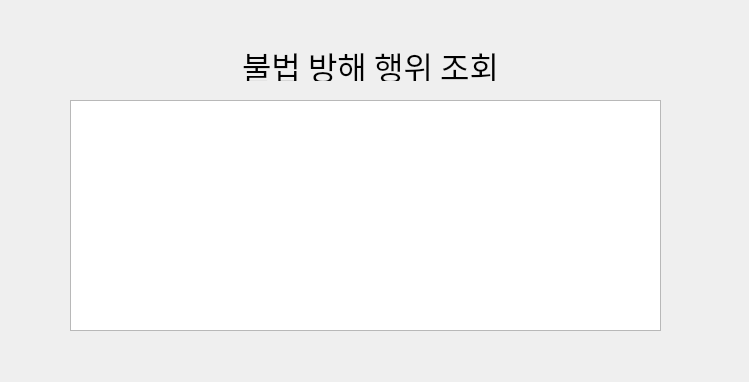
<?xml version="1.0" encoding="UTF-8"?>
<ui version="4.0">
 <class>Dialog</class>
 <widget class="QDialog" name="Dialog">
  <property name="geometry">
   <rect>
    <x>0</x>
    <y>0</y>
    <width>749</width>
    <height>382</height>
   </rect>
  </property>
  <property name="windowTitle">
   <string>Dialog</string>
  </property>
  <widget class="QLabel" name="label">
   <property name="geometry">
    <rect>
     <x>220</x>
     <y>50</y>
     <width>301</width>
     <height>31</height>
    </rect>
   </property>
   <property name="font">
    <font>
     <family>Agency FB</family>
     <pointsize>24</pointsize>
    </font>
   </property>
   <property name="text">
    <string>불법 방해 행위 조회</string>
   </property>
   <property name="alignment">
    <set>Qt::AlignCenter</set>
   </property>
  </widget>
  <widget class="QTableWidget" name="tableWidget">
   <property name="geometry">
    <rect>
     <x>70</x>
     <y>100</y>
     <width>591</width>
     <height>231</height>
    </rect>
   </property>
  </widget>
 </widget>
 <resources/>
 <connections/>
</ui>
